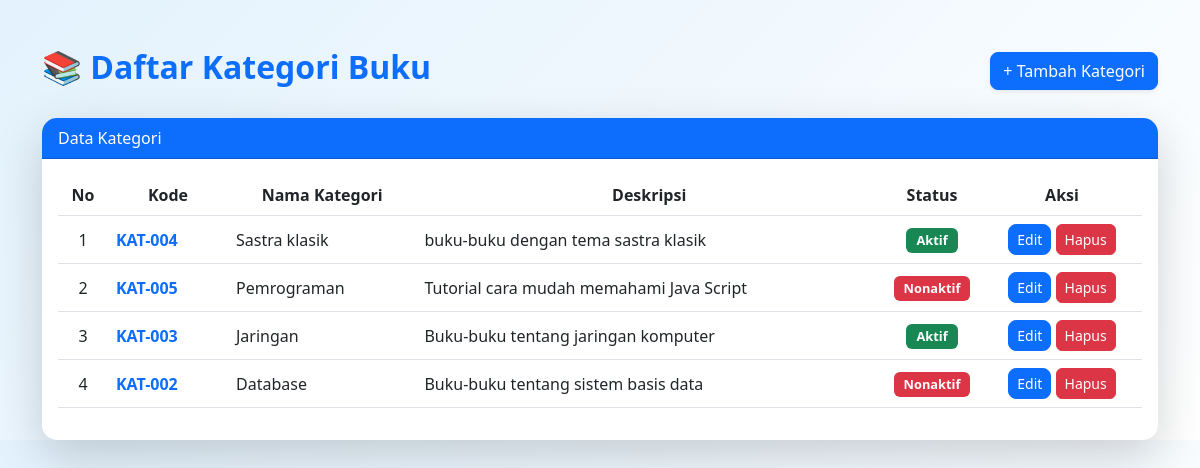
The page / on the database its author committed.
### tables this page shows
CREATE TABLE `kategori` (
  `id_kategori` int(11) NOT NULL,
  `kode_kategori` varchar(10) NOT NULL,
  `nama_kategori` varchar(50) NOT NULL,
  `deskripsi` text DEFAULT NULL,
  `status` enum('Aktif','Nonaktif') DEFAULT 'Aktif',
  `created_at` timestamp NOT NULL DEFAULT current_timestamp()
);

### index.php (the view, shortened to what this page needs)
<!DOCTYPE html>
<html lang="id">
<head>
    <link href="https://cdn.jsdelivr.net/npm/bootstrap@5.3.0/dist/css/bootstrap.min.css" rel="stylesheet">
    <link rel="stylesheet" href="index.css">
</head>
<body>
<?php
require_once 'config/database.php';
$query = "SELECT * FROM kategori ORDER BY id_kategori DESC";
$stmt  = $conn->prepare($query);
$stmt->execute();
$result = $stmt->get_result();
?>
<div class="container mt-5">
    <div class="d-flex justify-content-between align-items-center mb-4">
        <h2 class="page-title">📚 Daftar Kategori Buku</h2>
        <a href="create.php" class="btn btn-primary shadow-sm">
            + Tambah Kategori
        </a>
    </div>
    <div class="card shadow-lg">
        <div class="card-header">
            Data Kategori
        </div>
        <div class="card-body">
            <table class="table table-hover align-middle">
                <thead class="text-center">
                    <tr>
                        <th width="50">No</th>
                        <th width="120">Kode</th>
                        <th>Nama Kategori</th>
                        <th>Deskripsi</th>
                        <th width="100">Status</th>
                        <th width="160">Aksi</th>
                    </tr>
                </thead>
                <tbody>
                    <?php if ($result->num_rows > 0): ?>
                        <?php $no = 1; ?>
                        <?php while ($row = $result->fetch_assoc()): ?>
                            <tr>
                                <td class="text-center"><?= $no++; ?></td>
                                <td>
                                    <span class="fw-semibold text-primary">
                                        <?= htmlspecialchars($row['kode_kategori']); ?>
                                    </span>
                                </td>
                                <td><?= htmlspecialchars($row['nama_kategori']); ?></td>
                                <td>
                                    <?= $row['deskripsi']
                                        ? htmlspecialchars($row['deskripsi'])
                                        : '<em class="text-muted">-</em>'; ?>
                                </td>
                                <td class="text-center">
                                    <?php if ($row['status'] === 'Aktif'): ?>
                                        <span class="badge bg-success">Aktif</span>
                                    <?php else: ?>
                                        <span class="badge bg-danger">Nonaktif</span>
                                    <?php endif; ?>
                                </td>
                                <td class="text-center">
                                    <a href="edit.php?id=<?= $row['id_kategori']; ?>"
                                        class="btn btn-primary btn-sm">
                                        Edit
                                    </a>
                                    <button
                                        class="btn btn-danger btn-sm"
                                        onclick="confirmDelete(<?= $row['id_kategori']; ?>)">
                                        Hapus
                                    </button>
                                </td>
                            </tr>
                        <?php endwhile; ?>
                    <?php endif; ?>
                </tbody>
            </table>
        </div>
    </div>
</div>
</body>
</html>

### index.css (style rules this page uses)
body { background: linear-gradient(135deg, #e3f2fd, #ffffff); font-family: 'Segoe UI', sans-serif; }
.page-title { font-weight: 600; color: #0d6efd; }
.card { border: none; border-radius: 15px; overflow: hidden; }
.card-header { background-color: #0d6efd; color: white; font-weight: 500; }
.table thead { background-color: #0d6efd; color: white; }
.btn-primary { border-radius: 8px; }
.btn-danger { border-radius: 6px; }
.badge { padding: 6px 10px; font-size: 0.8rem; }

### rows shown on the page
kategori: kode_kategori "KAT-004", nama_kategori "Sastra klasik", deskripsi "buku-buku dengan tema sastra klasik", status "Aktif"
kategori: kode_kategori "KAT-005", nama_kategori "Pemrograman", deskripsi "Tutorial cara mudah memahami Java Script", status "Nonaktif"
kategori: kode_kategori "KAT-003", nama_kategori "Jaringan", deskripsi "Buku-buku tentang jaringan komputer", status "Aktif"
kategori: kode_kategori "KAT-002", nama_kategori "Database", deskripsi "Buku-buku tentang sistem basis data", status "Nonaktif"
